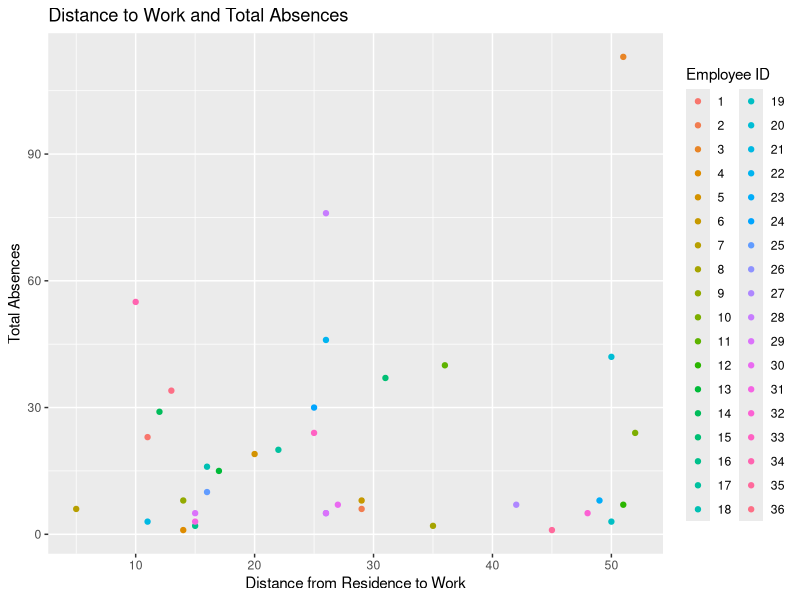
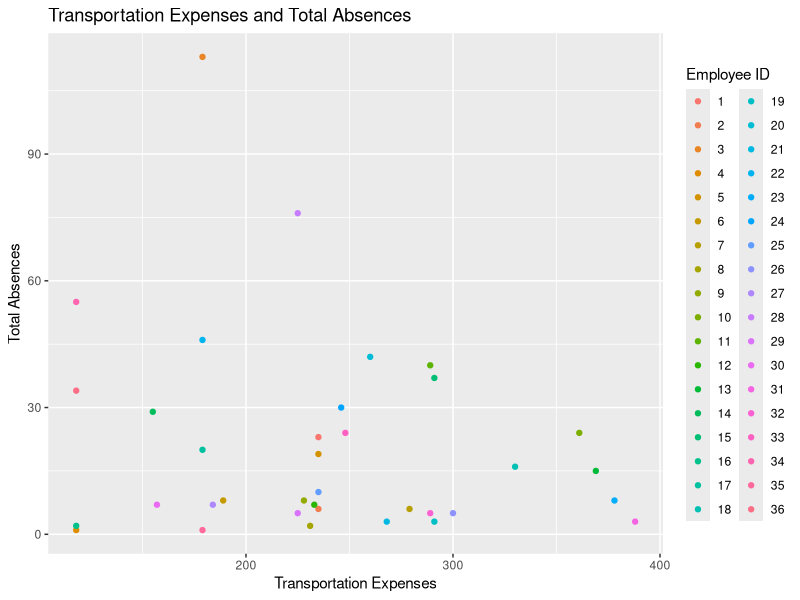

Write the R code that produced these figures, in order.
library(tidyverse)
absent <- read_delim("absenteeism.csv")

## Is there a relationship between distance to work (or transportation expenses) AND total number
## of absences?
total_abs <- absent %>% 
  group_by(ID) %>% 
  count(Reason_for_absence) %>% 
  summarize(total_absences = sum(n)) 

distance <- absent %>% 
  distinct(ID, Distance_from_Residence_to_Work)

absence_distance <- merge(distance, total_abs, by = "ID")

absence_distance %>% 
  ggplot(aes(Distance_from_Residence_to_Work, total_absences, col=factor(ID))) + geom_point() +
  labs(title="Distance to Work and Total Absences", x="Distance from Residence to Work", 
       y="Total Absences", col="Employee ID")


expense <- absent %>% 
  distinct(ID, Transportation_expense)

absence_expense <- merge(expense, total_abs)

absence_expense %>% 
  ggplot(aes(Transportation_expense, total_absences, col=factor(ID))) + geom_point() +
  labs(title="Transportation Expenses and Total Absences", x="Transportation Expenses", 
       y="Total Absences", col="Employee ID")
